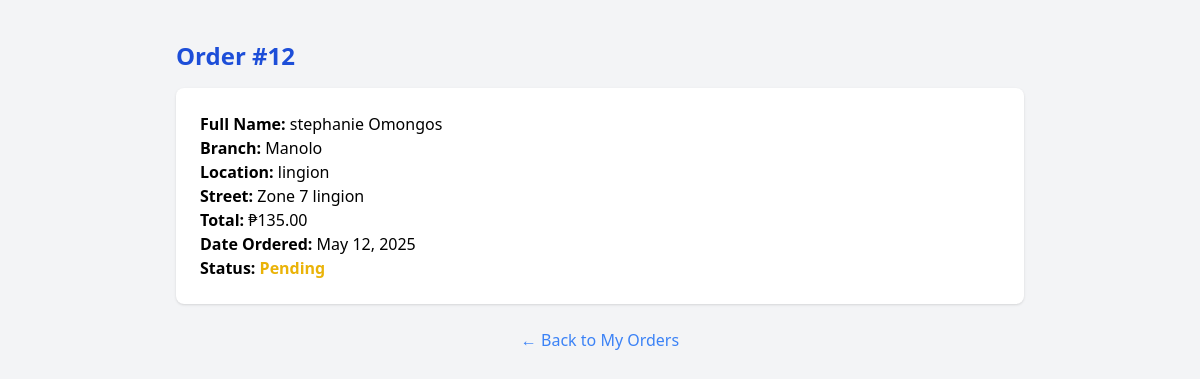
The app's page /order_details.php?id=12 (signed in) with its own data.
### tables this page shows
CREATE TABLE `orders` (
  `id` int(11) NOT NULL,
  `user_id` int(11) NOT NULL,
  `fullname` varchar(100) NOT NULL,
  `branch` varchar(50) NOT NULL,
  `location` varchar(100) NOT NULL,
  `street` text NOT NULL,
  `total` decimal(10,2) NOT NULL,
  `created_at` timestamp NOT NULL DEFAULT current_timestamp(),
  `tracking_number` varchar(100) DEFAULT NULL,
  `order_status` varchar(50) DEFAULT NULL,
  `estimated_delivery_date` date DEFAULT NULL,
  `actual_delivery_date` date DEFAULT NULL,
  `payment_status` varchar(20) DEFAULT 'Pending',
  `status` varchar(255) NOT NULL DEFAULT 'Pending',
  `delivered_at` datetime DEFAULT NULL,
  `delivery_person` varchar(255) DEFAULT NULL,
  `delivered_date` datetime DEFAULT NULL
);

### order_details.php (the view, shortened to what this page needs)
<?php
$conn = new mysqli("localhost", "root", "", "online_shop");
$order_id = isset($_GET['id']) ? intval($_GET['id']) : 0;
$user_id = $_SESSION['user_id'];
$stmt = $conn->prepare("SELECT * FROM orders WHERE id = ? AND user_id = ?");
$stmt->bind_param("ii", $order_id, $user_id);
$stmt->execute();
$result = $stmt->get_result();
$order = $result->fetch_assoc();
?>
<!DOCTYPE html>
<html lang="en">
<head>
    <script src="https://cdn.tailwindcss.com"></script>
</head>
<body class="bg-gray-100 font-sans">
    <div class="max-w-4xl mx-auto py-10 px-6">
        <?php if ($order): ?>
            <h1 class="text-2xl font-bold text-blue-700 mb-4">Order #<?php echo $order['id']; ?></h1>
            <div class="bg-white p-6 rounded-lg shadow">
                <p><strong>Full Name:</strong> <?php echo htmlspecialchars($order['fullname']); ?></p>
                <p><strong>Branch:</strong> <?php echo htmlspecialchars($order['branch']); ?></p>
                <p><strong>Location:</strong> <?php echo htmlspecialchars($order['location']); ?></p>
                <p><strong>Street:</strong> <?php echo htmlspecialchars($order['street']); ?></p>
                <p><strong>Total:</strong> ₱<?php echo number_format($order['total'], 2); ?></p>
                <p><strong>Date Ordered:</strong> <?php echo date("F j, Y", strtotime($order['created_at'])); ?></p>
                <p><strong>Status:</strong>
                    <span class="font-semibold capitalize <?php echo $order['status'] === 'delivered' ? 'text-green-600' : 'text-yellow-500'; ?>">
                        <?php echo htmlspecialchars($order['status']); ?>
                    </span>
                </p>
            </div>
        <?php else: ?>
            <p class="text-center text-gray-600">Order not found or you don’t have permission to view it.</p>
        <?php endif; ?>
        <div class="mt-6 text-center">
            <a href="orders.php" class="text-blue-500 hover:underline">&larr; Back to My Orders</a>
        </div>
    </div>
</body>
</html>

### records on screen
orders: id "12", fullname "stephanie Omongos", branch "Manolo", location "lingion", street "Zone 7 lingion", total "135.00", created_at "May 12, 2025", status "Pending"
